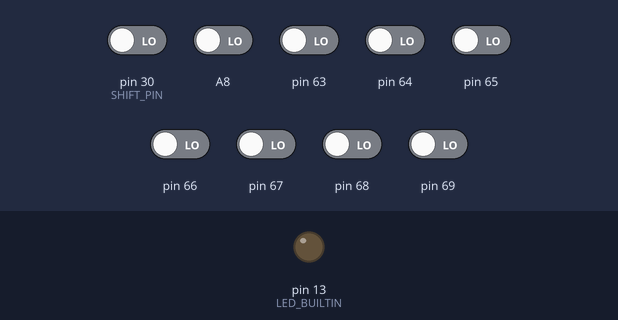
The sketch below on a simulated Arduino Mega 2560, built with avr-gcc and run on an emulated ATmega2560. Shown: output pins drawn as LEDs (lit = HIGH). The test bench sets the inputs (shaded band); at power-on: A8, pin 30 (SHIFT_PIN), pin 63–69 LOW. Pins used as bus, display or sensor lines are not drawn; what the sketch prints to the serial monitor is not drawn.

Above: at 1.2 s.
1.3 s: A8 driven HIGH
At 2.1 s:
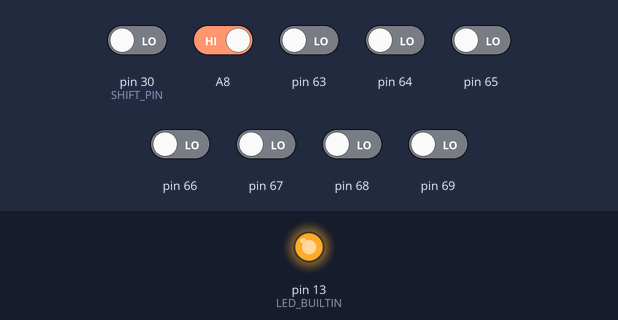
2.8 s: pin 63 driven HIGH
At 3.7 s:
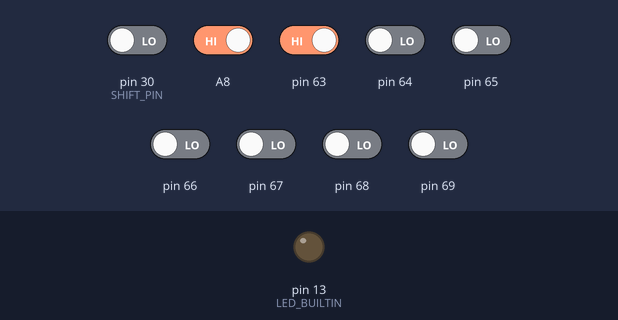
4.3 s: pin 64 driven HIGH
At 5.4 s:
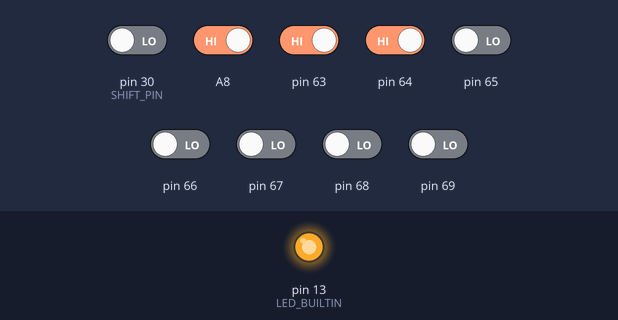
5.8 s: pin 65 driven HIGH
At 6.3 s:
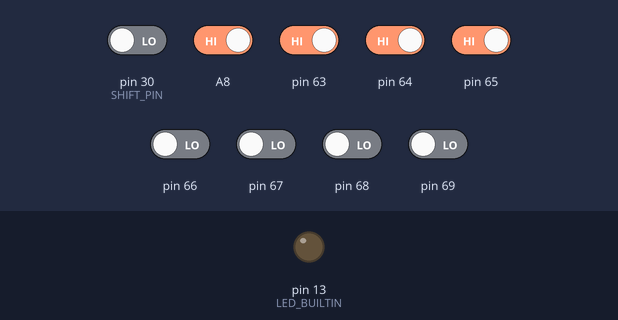
7.3 s: pin 66 driven HIGH
At 8.5 s:
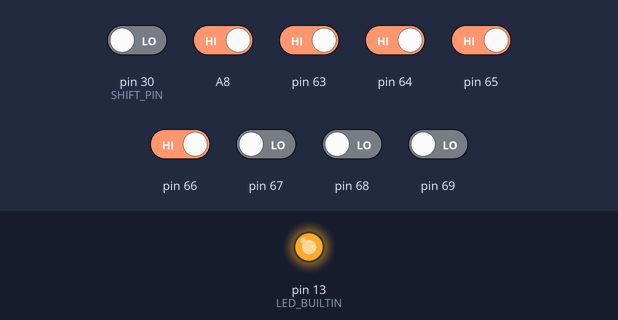
8.8 s: pin 67 driven HIGH
At 9.8 s:
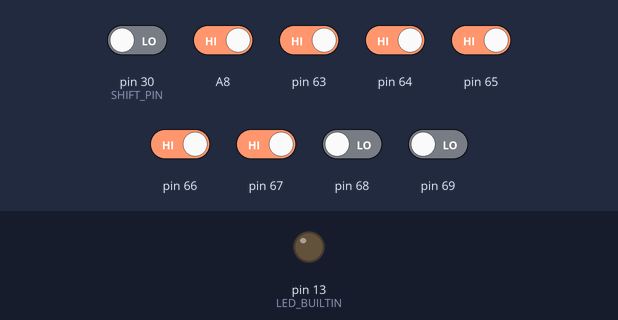
Timing chart, 0 to 11.3 s (numbered marks = the images above; inputs shaded):
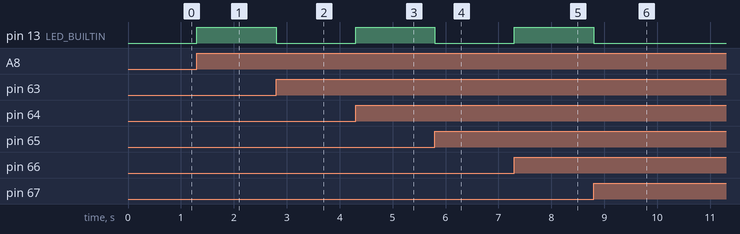

Measured:
- after the input at 1.3 s, pin 13 (LED_BUILTIN): LOW → HIGH at once
- after the input at 2.8 s, pin 13 (LED_BUILTIN): HIGH → LOW at once
- after the input at 4.3 s, pin 13 (LED_BUILTIN): LOW → HIGH at once
- after the input at 5.8 s, pin 13 (LED_BUILTIN): HIGH → LOW at once
- after the input at 7.3 s, pin 13 (LED_BUILTIN): LOW → HIGH at once
- after the input at 8.8 s, pin 13 (LED_BUILTIN): HIGH → LOW at once

The sketch:

MegaKeyboard.ino
```cpp
//KEYBOARD TYPE
#define TW_CANON_TYPESTAR_7 1

#include "KeyboardMap.h"

// CONFIGURATION OPTIONS
#define KB_POLLRATE_MS 100
#define KEY_TIME_US 100
//#define DEBUG_ON 1

// HARDWARE/PIN OPTIONS
#define GPIO_ROW_START 22
#define GPIO_COL_START A8
#define SHIFT_PIN 30

uint8_t uchDataIn[NUM_ROWS] = {0};
#ifdef DEBUG_ON
volatile boolean matrixStatus[NUM_ROWS][NUM_COLS] = {0};
#endif
volatile uint8_t txBuffer[32] = {0};
volatile uint8_t txBufferPos = 0;
volatile uint8_t currentRow = 0;
volatile uint8_t currentCol = 0;
int timeSinceLastChar = 0;
char lastChar = 0;
char currChar = 0;
volatile boolean currentLedState = 0;


void setupInterrupts()
{
    //enable Pin change interrupts 16-23(A8-A15)
    PCMSK2 = 0xFF;
    PCICR = 0x04;
}


void setup() {
    Serial.begin(9600);
    Serial3.begin(9600);
    pinMode(LED_BUILTIN, OUTPUT);
  // put your setup code here, to run once:
    for(int i = 0; i < NUM_ROWS; i++){
        pinMode(i + GPIO_ROW_START, OUTPUT);
        digitalWrite(i + GPIO_ROW_START, LOW);
    }
    for(int i = 0; i < NUM_COLS; i++){
        pinMode((i + GPIO_COL_START), INPUT);
    }
    pinMode(SHIFT_PIN, INPUT);
    setupInterrupts();
}

#ifdef DEBUG_ON
void printKBMatrix(){
    for(int i = 0; i< NUM_ROWS; i++)
    {
        for(int j = 0; j<NUM_COLS; j++)
        {
            Serial.print(matrixStatus[i][j]);
            matrixStatus[i][j] = 0;
        }
        Serial.print('\n');
    }
}
#endif

void loop() {
    for (currentRow = 0; currentRow < NUM_ROWS; currentRow++)
    {
        digitalWrite(currentRow + GPIO_ROW_START, HIGH);

        delayMicroseconds(KEY_TIME_US);
        digitalWrite(currentRow + GPIO_ROW_START, LOW);
    }
    if(txBufferPos > 0)
    {
        for(uint8_t i = 1; i <= txBufferPos; i++){
            Serial.write((uint8_t)txBuffer[i]);
            txBuffer[i] = 0;
        }
        txBufferPos = 0;
    }
    #ifdef DEBUG_ON
    printKBMatrix();
    #endif
    delay(KB_POLLRATE_MS);
}


ISR(PCINT2_vect)
{
    currentLedState = !currentLedState;
    digitalWrite(LED_BUILTIN, currentLedState);
    for(uint8_t i = 0; i< NUM_COLS; i++){
        #ifdef TW_CANON_TYPESTAR_7
        if((digitalRead(i+GPIO_COL_START) == 1) & !((currentRow == 6)&(i==2)) & !((currentRow == 6)&(i==3)))
        #else
        if(digitalRead(i+GPIO_COL_START) == 1)
        #endif
        {
            char nextKey;
            if(digitalRead(SHIFT_PIN) == 0)
            {
                nextKey = uchKeyboardMap[currentRow][i];
            }
            else {
                nextKey = uchKeyboardShiftMap[currentRow][i];
            }
            if(txBuffer[txBufferPos] != nextKey)
            {
                txBufferPos++;
                txBuffer[txBufferPos] = nextKey;
            }
            #ifdef DEBUG_ON
            matrixStatus[currentRow][i] = 1;
            #endif
        }
    }
}
```

KeyboardMap.h
```cpp
#ifndef KeyboardMap_h
#define KeyboardMap_h


#ifdef TW_CANON_TYPESTAR_7

#define NUM_ROWS 8
#define NUM_COLS 8
uint8_t uchKeyboardMap[NUM_COLS][NUM_ROWS] =
{
	{ 'a', 'b', 'c', 'd', 'e', 'f', 'g', 'h' },
	{ 'i', 'j', 'k', 'l', 'm', 'n', 'o', 'p' },
	{ 'q', 'r', 's', 't', 'u', 'v', 'w', 'x' },
	{ 'y', 'z', '0', '1', '2', '3', '4', '5' },
	{ '6', '7', '8', '9', '=', '?', ';', '\'' },
	{ ',', '.', '?', '?', ' ', '\n', 'R', 'B' },
	{ 'C', 'D', 0, 0, 'G', 'H', 'I', 'J' },
	{ 'K', 'L', 'M', 'N', 'O', 'P', 'Q', 'S' },
};
uint8_t uchKeyboardShiftMap[NUM_COLS][NUM_ROWS] =
{
	{ 'A', 'B', 'C', 'D', 'E', 'F', 'G', 'H' },
	{ 'I', 'J', 'K', 'L', 'M', 'N', 'O', 'P' },
	{ 'Q', 'R', 'S', 'T', 'U', 'V', 'W', 'X' },
	{ 'Y', 'Z', ')', '!', '@', '#', '$', '%' },
	{ '^', '&', '&', '(', '+', '?', ':', '"' },
	{ '<', '>', '~', '~', ' ', '\n', 'R', 'B' },
	{ '~', '~', '~', '~', '~', '~', '~', '~' },
	{ '~', '~', '~', '~', '~', '~', '~', '~' },
};
#else

#define NUM_ROWS 8
#define NUM_COLS 8

uint8_t uchKeyboardMap[NUM_COLS][NUM_ROWS] =
{
	{ 'a', 'b', 'c', 'd', 'e', 'f', 'g', 'h' },
	{ 'i', 'j', 'k', 'l', 'm', 'n', 'o', 'p' },
	{ 'q', 'r', 's', 't', 'u', 'v', 'w', 'x' },
	{ 'y', 'z', '0', '1', '2', '3', '4', '5' },
	{ '6', '7', '8', '9', '=', '?', ';', '\'' },
	{ ',', '.', '?', '?', ' ', '\n', 'R', 'B' },
	{ 'a', 'b', 'c', 'd', 'e', 'f', 'g', 'h' },
	{ 'a', 'b', 'c', 'd', 'e', 'f', 'g', 'h' },
};
uint8_t uchKeyboardShiftMap[NUM_COLS][NUM_ROWS] =
{
	{ 'A', 'B', 'C', 'D', 'E', 'F', 'G', 'H' },
	{ 'I', 'J', 'K', 'L', 'M', 'N', 'O', 'P' },
	{ 'Q', 'R', 'S', 'T', 'U', 'V', 'W', 'X' },
	{ 'Y', 'Z', ')', '!', '@', '#', '$', '%' },
	{ '^', '&', '&', '(', '+', '?', ':', '"' },
	{ '<', '>', '~', '~', ' ', '\n', 'R', 'B' },
	{ '~', '~', '~', '~', '~', '~', '~', '~' },
	{ '~', '~', '~', '~', '~', '~', '~', '~' },
};
#endif

#endif
```
